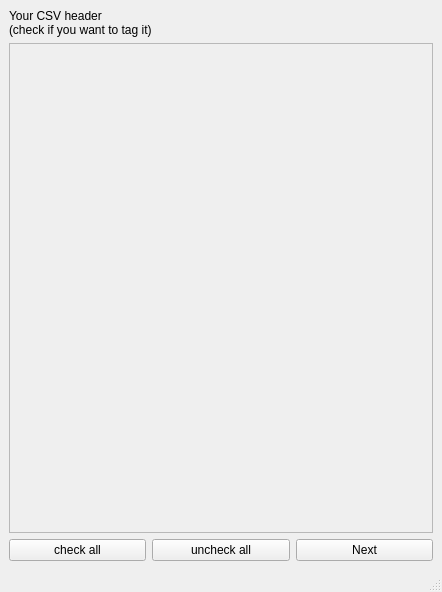
<?xml version="1.0" encoding="UTF-8"?>
<ui version="4.0">
 <class>MainWindow_selectCSVHeaders</class>
 <widget class="QMainWindow" name="MainWindow_selectCSVHeaders">
  <property name="geometry">
   <rect>
    <x>0</x>
    <y>0</y>
    <width>442</width>
    <height>592</height>
   </rect>
  </property>
  <property name="windowTitle">
   <string>Text Columns?</string>
  </property>
  <widget class="QWidget" name="centralwidget">
   <layout class="QGridLayout" name="gridLayout_2">
    <item row="1" column="0">
     <layout class="QGridLayout" name="gridLayout">
      <item row="0" column="0">
       <widget class="QScrollArea" name="scrollArea">
        <property name="widgetResizable">
         <bool>true</bool>
        </property>
        <widget class="QWidget" name="scrollAreaWidgetContent">
         <property name="geometry">
          <rect>
           <x>0</x>
           <y>0</y>
           <width>424</width>
           <height>458</height>
          </rect>
         </property>
         <layout class="QVBoxLayout" name="verticalLayout_3">
          <item>
           <layout class="QGridLayout" name="gridLayout_selectCSVHeaders_editor"/>
          </item>
          <item>
           <spacer name="verticalSpacer">
            <property name="orientation">
             <enum>Qt::Vertical</enum>
            </property>
            <property name="sizeHint" stdset="0">
             <size>
              <width>20</width>
              <height>441</height>
             </size>
            </property>
           </spacer>
          </item>
         </layout>
        </widget>
       </widget>
      </item>
      <item row="1" column="0">
       <layout class="QGridLayout" name="gridLayout_selectCSVHeaders_ActionButton">
        <item row="1" column="2" alignment="Qt::AlignBottom">
         <widget class="QPushButton" name="pushButton_selectCSVHeaders_save">
          <property name="text">
           <string>Next</string>
          </property>
         </widget>
        </item>
        <item row="1" column="0">
         <widget class="QPushButton" name="pushButton_selectCSVHeaders_checkAll">
          <property name="text">
           <string>check all</string>
          </property>
         </widget>
        </item>
        <item row="1" column="1">
         <widget class="QPushButton" name="pushButton_selectCSVHeaders_uncheckAll">
          <property name="text">
           <string>uncheck all</string>
          </property>
         </widget>
        </item>
       </layout>
      </item>
     </layout>
    </item>
    <item row="0" column="0">
     <widget class="QLabel" name="label_selectCSVHeaders_headerColumn">
      <property name="text">
       <string>Your CSV header
(check if you want to tag it)</string>
      </property>
     </widget>
    </item>
   </layout>
  </widget>
  <widget class="QMenuBar" name="menubar">
   <property name="geometry">
    <rect>
     <x>0</x>
     <y>0</y>
     <width>442</width>
     <height>24</height>
    </rect>
   </property>
  </widget>
  <widget class="QStatusBar" name="statusbar"/>
 </widget>
 <resources/>
 <connections/>
</ui>
